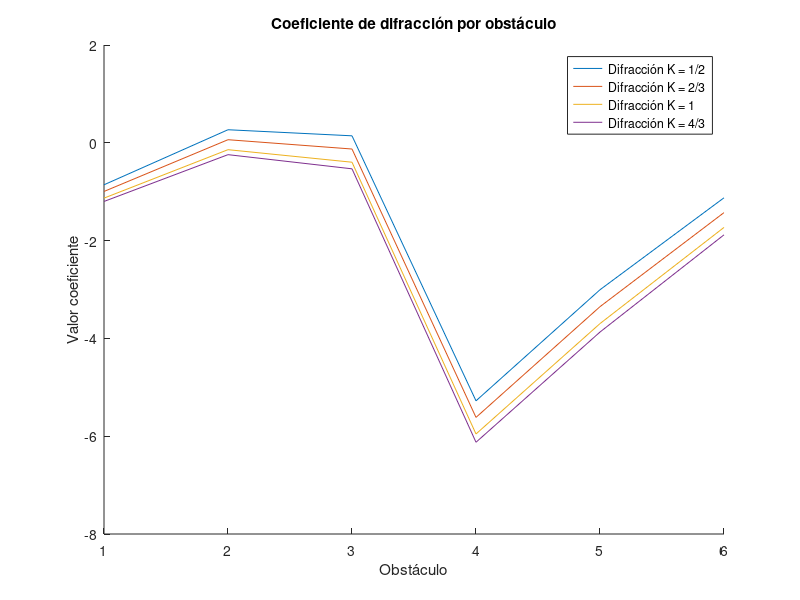
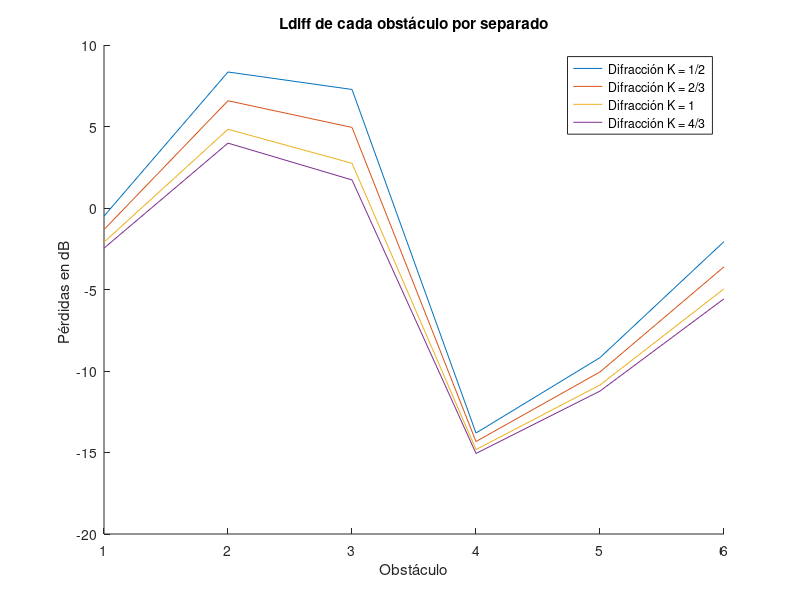
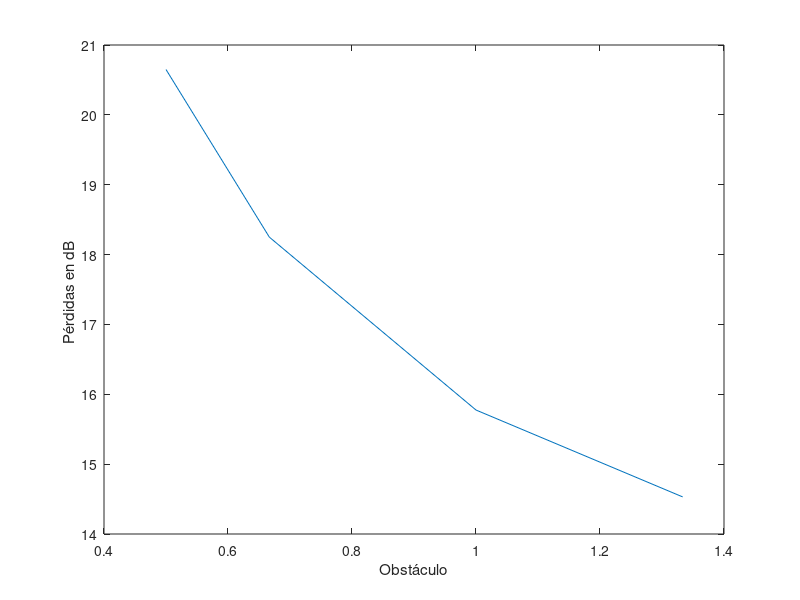

Reproduce these figures in MATLAB, in order.
clear;close all;clc;

f      = 5800e6;
c      = 3e8;
lambda = c/f;

% Alturas, distancia y radio en metros

d  = 20.09e3; %en Km
R0 = 6370e3;

e  = [796 800 803 799 735 760 788 805];
a  = [10 0 0 0 0 0 0 8];
d1 = [0 0.806e3 1.910e3 3.721e3 7.831e3 10.955e3 14.965e3 d];
d2 = d - d1;
h1 = e(1) + a(1);


K           = [0.5, 2/3 ,1, 4/3];
Re          = R0*K;
altura_rayo = ((e(end)+a(end)-e(1)-a(1))/d)*d1 + e(1)+a(1);
R1          = sqrt(lambda*d1.*d2/d); 

%Repito el código de Diego pero "K" es un vector, y por tanto "Re" tambien.

% -----------------------------------------------------------------------
% Esta parte elimina el primer y último elemento de los arrays, ya que se 
% corresponde con los valores de las torres y se obtienen valores que no se usan.
d1(:,1)   =[];
d1(:,end) =[];
e(:,1)    =[];
e(:,end)  =[];
R1(:,1)   =[];
R1(:,end) =[];
altura_rayo(:,1)   = [];
altura_rayo(:,end) = [];
% % -----------------------------------------------------------------------
d2=d-d1;

obstaculo_mayor          = max(e);
posicion_obstaculo_mayor = find(e==obstaculo_mayor);

numero_iteraciones    = size(Re);
columnas              = size(d1);
flecha_iterada        = zeros(numero_iteraciones(2),columnas(2));
despejamiento_iterado = zeros(numero_iteraciones(2),columnas(2));
uve_iterado           = zeros(numero_iteraciones(2),columnas(2));
Ldif_iterado          = zeros(numero_iteraciones(2),columnas(2));
%uve_iterado_relevante  = zeros(numero_iteraciones(2),6);
figure(1);title("Coeficiente de difracción por obstáculo");
for iteracion=1:numero_iteraciones(2)    
    flecha_iterada(iteracion,:)        = (d1.*d2)/(2*Re(iteracion));
    despejamiento_iterado(iteracion,:) =  e + flecha_iterada(iteracion,:) - altura_rayo;
    uve_iterado(iteracion,:)           = sqrt(2)*despejamiento_iterado(iteracion,:)./R1;
 
    Ldif_iterado(iteracion,:)          =  6.9 + 20*log10(sqrt((uve_iterado(iteracion,:)-0.1).^2 +1) + uve_iterado(iteracion,:)-0.1);
    T(iteracion,:) =1-exp(-(max(Ldif_iterado(iteracion,:)))/6);
    hold on
    plot(uve_iterado(iteracion,:))
    xticks(1:6);
    hold off
    
end
ylabel("Valor coeficiente");xlabel("Obstáculo");
legend("Difracción K = 1/2","Difracción K = 2/3","Difracción K = 1","Difracción K = 4/3");


figure(2);title("Ldiff de cada obstáculo por separado");
for iteracion=1:numero_iteraciones(2)
    hold on 
    plot(Ldif_iterado(iteracion,:));
    xticks(1:6);
    hold off
end
ylabel("Pérdidas en dB ");xlabel("Obstáculo");
legend("Difracción K = 1/2","Difracción K = 2/3","Difracción K = 1","Difracción K = 4/3");


d_izq   = d1(2);
d1_izq  = d1(1);
d2_izq  = d1(2)-d1(1);
h2_izq  = e(2);
h1_izq  = h1;
AlturaRayo_izq   = ((h2_izq-h1_izq)/d_izq)*d1_izq+h1_izq;
R1_izq           = sqrt(lambda*d1_izq*d2_izq/d_izq);

d_drch  = d2(2);
d1_drch = d1(3)-d1(2);
d2_drch = d2(3);
h2_drch = e(6);
h1_drch = e(2);
AlturaRayo_drch  = ((h2_drch-h1_drch)/d_drch)*d1_drch+h1_drch;
R1_drch          = sqrt(lambda*d1_drch*d2_drch/d_drch);

C =10+0.04*(d1(2)/1000+d2(2)/1000);

%SUBVANO IZQ---------

Distancia_IZQ =1910;
D1_IZQ = 806;
D2_IZQ = Distancia_IZQ - D1_IZQ;
e_IZQ            = 800;

h2_IZQ = 803;
h1_IZQ = 796+10;

AlturaRayo_IZQ   = ((h2_IZQ-h1_IZQ)/Distancia_IZQ)*D1_IZQ + h1_IZQ;

for(iteracion=1:4)
    Flecha_IZQ(iteracion)  = (D1_IZQ*D2_IZQ)/(2*K(iteracion)*R0);
    Despejamiento_IZQ(iteracion)      = Flecha_IZQ(iteracion) + e_IZQ-AlturaRayo_IZQ;
end

Rfresnell_IZQ     = sqrt((lambda*D1_IZQ*D2_IZQ)/(D1_IZQ+D2_IZQ));

Difracc_IZQ       = sqrt(2)*(Despejamiento_IZQ/Rfresnell_IZQ)

%SUBVANO DRCH---------

Distancia_DRCH =18180;
D1_DRCH = 1811;
D2_DRCH= Distancia_DRCH - D1_DRCH;
e_DRCH            = 799;

h2_DRCH = 805+8;
h1_DRCH = 803;

AlturaRayo_DRCH   = ((h2_DRCH-h1_DRCH)/Distancia_DRCH)*D1_DRCH + h1_DRCH;

for(iteracion=1:4)
    Flecha_DRCH(iteracion)  = (D1_DRCH*D2_DRCH)/(2*K(iteracion)*R0);
    Despejamiento_DRCH(iteracion)      = Flecha_DRCH(iteracion) + e_DRCH-AlturaRayo_DRCH;
end

Rfresnell_DRCH     = sqrt((lambda*D1_DRCH*D2_DRCH)/(D1_DRCH+D2_DRCH));

Difracc_DRCH       = sqrt(2)*(Despejamiento_DRCH/Rfresnell_DRCH)

for(iteracion=1:4)
 Ldif_DRCH(iteracion)         =  6.9 + 20*log10(sqrt((Difracc_DRCH(iteracion)-0.1).^2 +1) + Difracc_DRCH(iteracion)-0.1);
end

Ldiff_total = max(Ldif_iterado(:,2)) + T.*(transpose(Ldif_DRCH)+ C)

figure(4);title("Ldiff totales en funcion de K");
plot(K,Ldiff_total);
ylabel("Pérdidas en dB ");xlabel("Obstáculo");